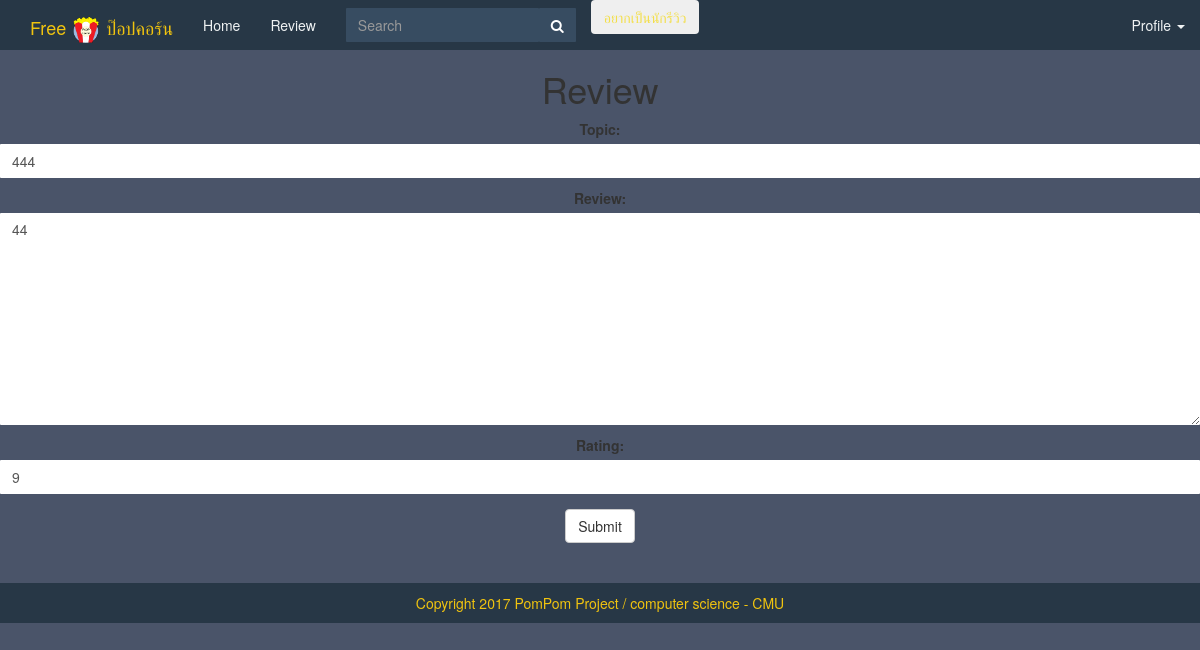
Before: /review_movie/movie/10/review/12/update/ (signed in) with the older database file.
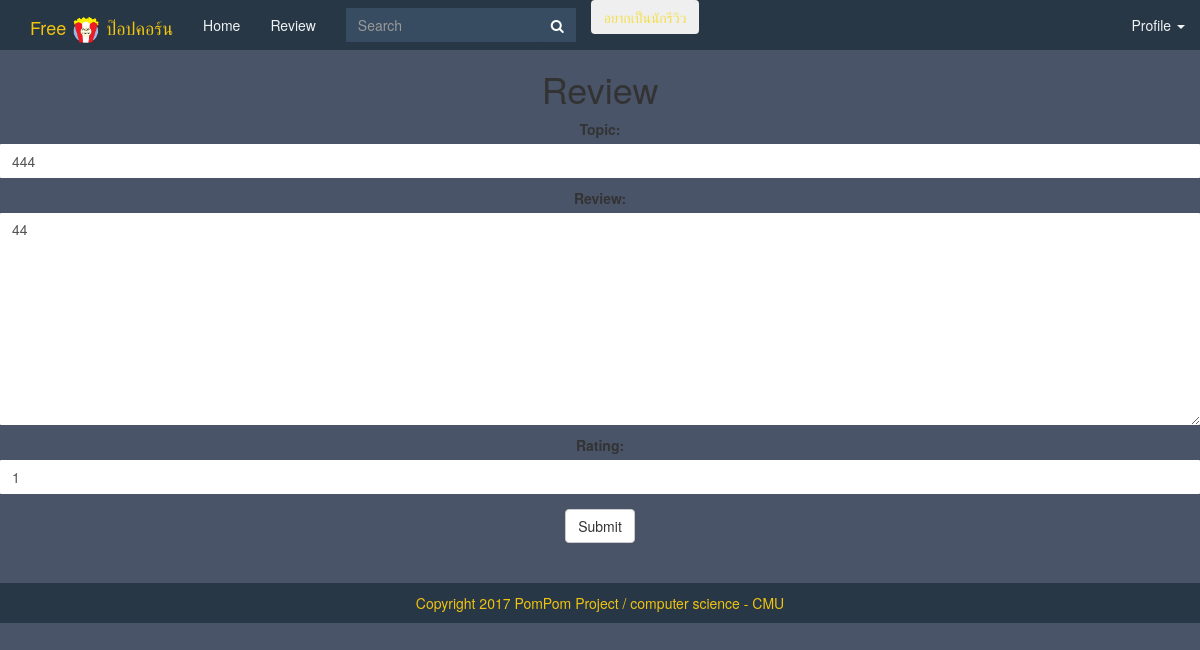
After: the same page with the newer database file.
### review_movie/models.py (models this page shows, shortened)
class Review(models.Model):
    movie = models.ForeignKey(Movie, on_delete=models.CASCADE)
    topic = models.CharField(max_length=50)
    review = models.TextField(max_length=8000)
    rating = models.IntegerField(
        validators=[MaxValueValidator(10), MinValueValidator(0)])
    reviewer = models.ForeignKey(User, null=True)
    review_date = models.DateField(auto_now_add=True)

### review_movie/views.py (the view, shortened to what this page needs)
class UpdateReview(PermissionRequiredMixin, LoginRequiredMixin, UpdateView):
    permission_required = 'review_movie.change_review'
    template_name = 'review_movie/edit_review.html'
    raise_exception = True
    model = Review
    pk_url_kwarg = 'review_pk'
    fields = ['topic', 'review', 'rating']
    def dispatch(self, *args, **kwargs):
        review = Review.objects.get(pk=self.kwargs['review_pk'])
        if self.request.user != review.reviewer:
            return HttpResponseRedirect(reverse('review_movie:review', kwargs={'pk': self.kwargs['pk'], 'review_pk': self.kwargs['review_pk']}))
        return super(UpdateReview, self).dispatch(*args, **kwargs)

### review_movie/templates/review_movie/edit_review.html (shortened to what this page needs)
{% extends 'review_movie/base.html' %}
{% load static from staticfiles %}
{% block body %}
    <center><h1>Review</h1>
    <div class="form-logre">
    <form method="post" action="">
        {% include 'review_movie/form_template.html' %}
        <button class="btn btn-default" type="submit">Submit</button>
    <form></div>
{% endblock %}

### review_movie/templates/review_movie/form_template.html (shortened to what this page needs)
{% load staticfiles %}
{% load widget_tweaks %}
<link rel="stylesheet" type="text/css" href="{% static 'review_movie/css/bootstrap.min.css' %}">
<link rel="stylesheet" type="text/css" href="{% static 'review_movie/css/bootstrap.css' %}">
<div class="form-group">
{% for field in form %}
    <div>
        <p>
        <div>{{ field.label_tag }}{{ field|add_class:"form-control" }}</div>
      </p>
    </div>
{% endfor %}
</div>

Changed rows visible on the page:
changed Review: rating "9" → "1"
